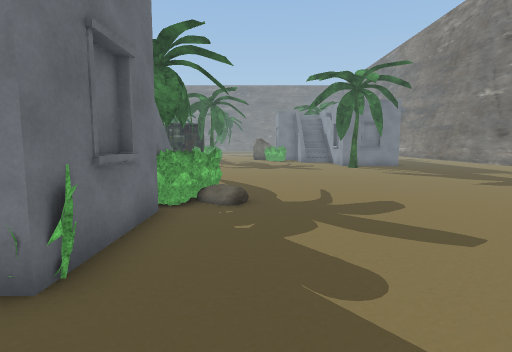
View 1 (above)

24 first-person views from a walk through a Unity game level. The camera is 1.4 m above the floor, tilts 6° down and sees 80° across. The floor is counted in squares, 1 m on a side. Each view is taken from the middle of a square. On the plan, view 1 faces up. The plan holds only what a view shows up to about 14 squares ahead; the rest is blank. The place goes on beyond the plan. Some surface patterns are stand-ins.

View 2
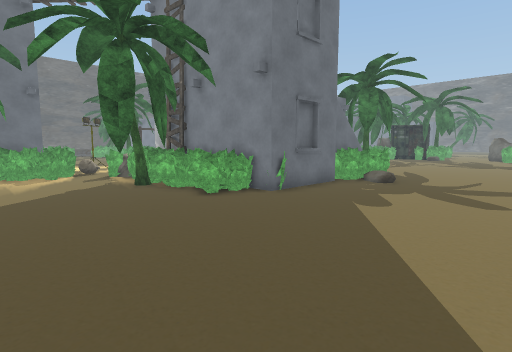

View 3
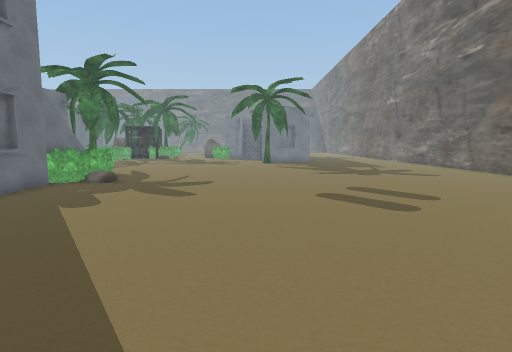

View 4
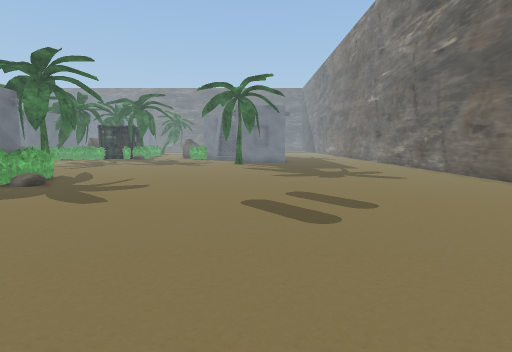

View 5
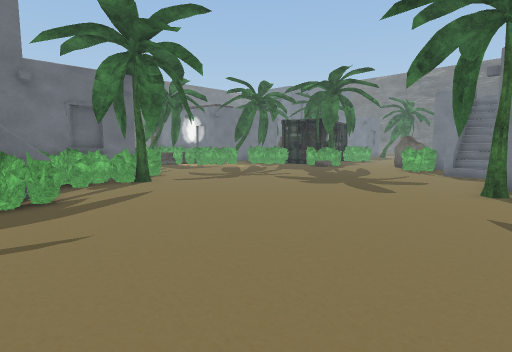

View 6
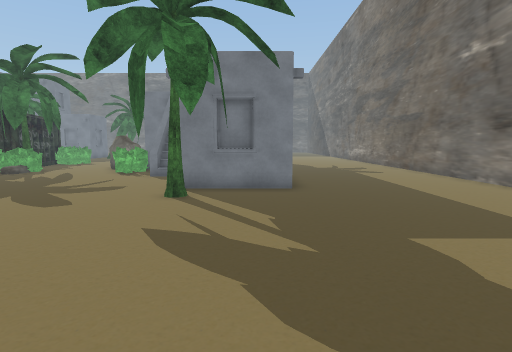

View 7
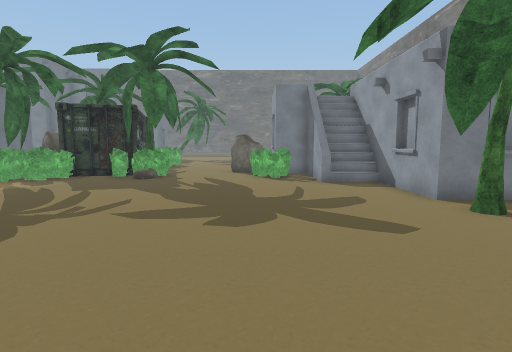

View 8
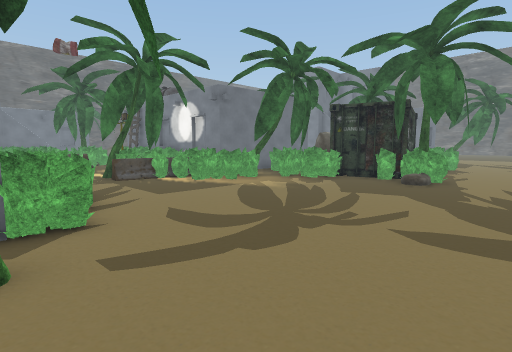

View 9
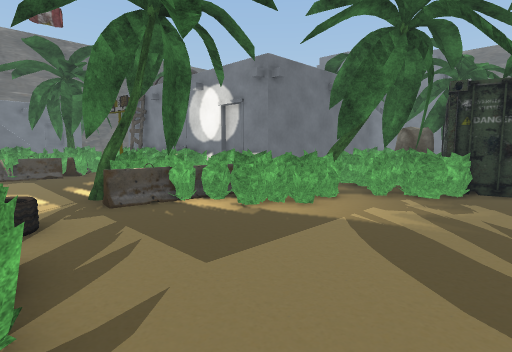

View 10
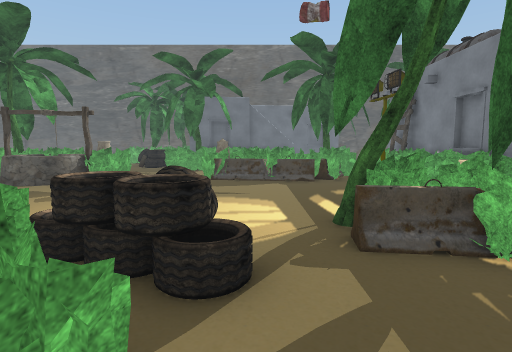

View 11
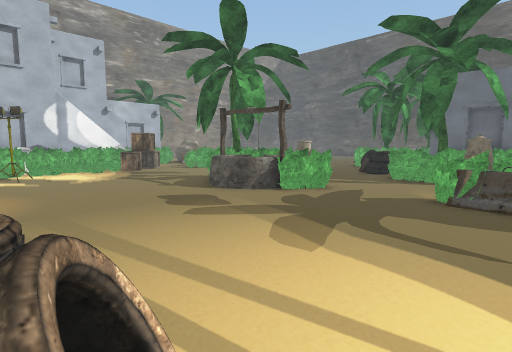

View 12
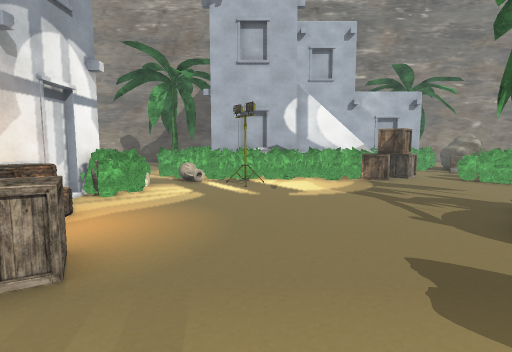

View 13
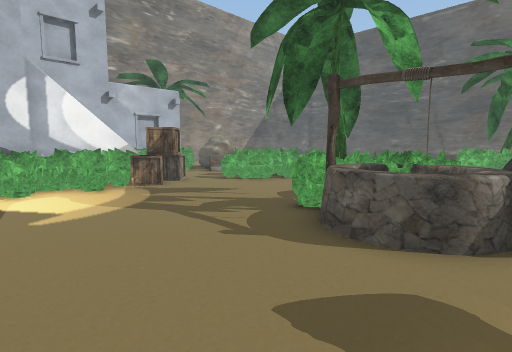

View 14
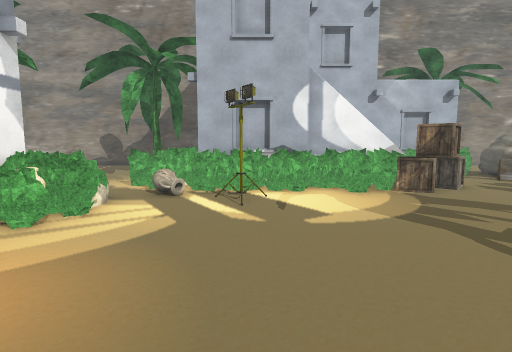

View 15
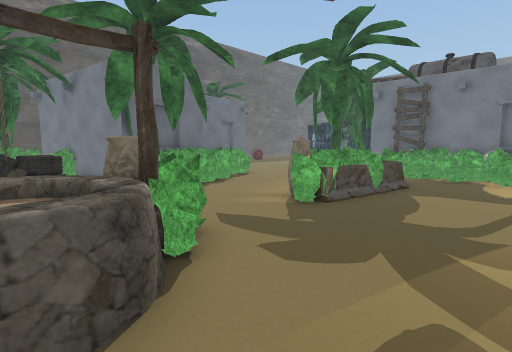

View 16
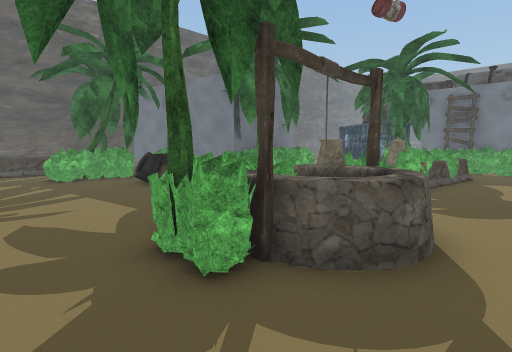

View 17
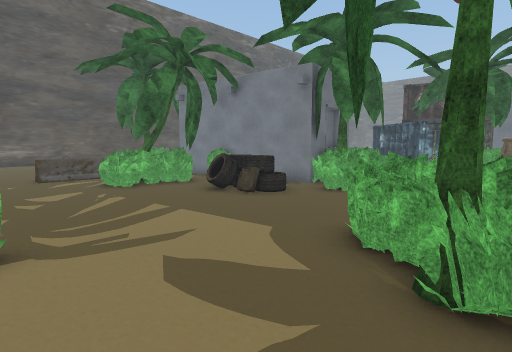

View 18
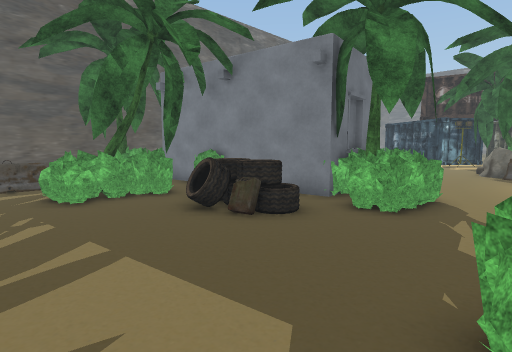

View 19
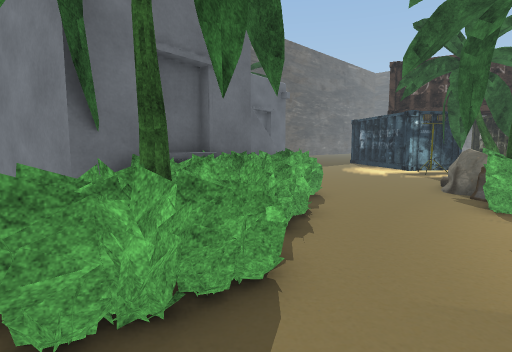

View 20
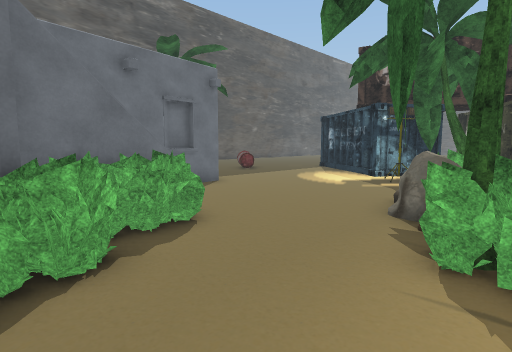

View 21
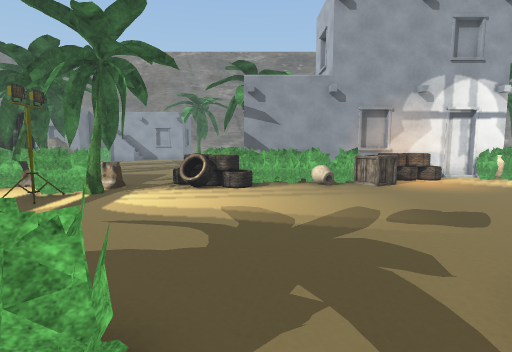

View 22
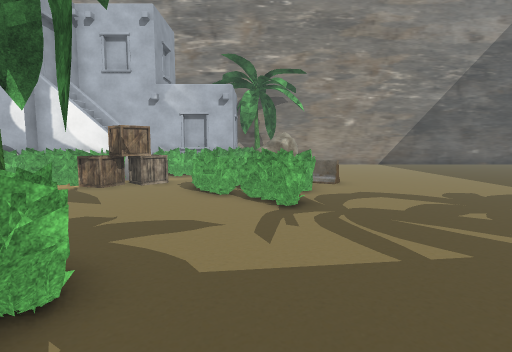

View 23
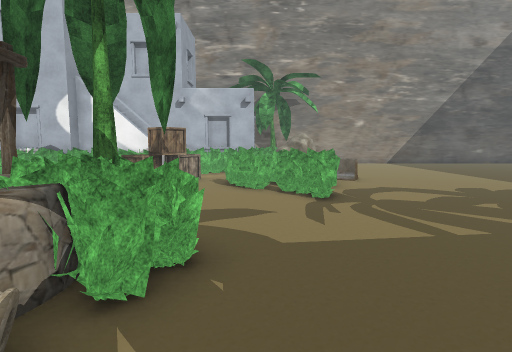

View 24
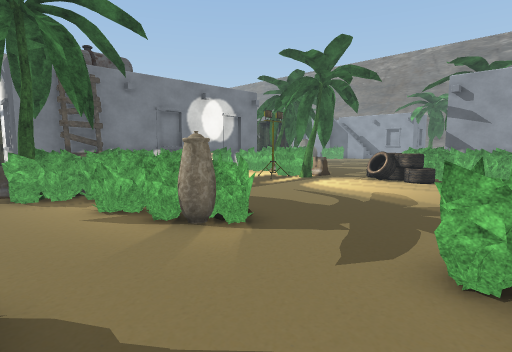

### Floor plan
Key: @ floor where view 1 was taken; # wall or solid block; . floor; / step, stairs or slope; = window, fence, low wall or low ledge; ^ raised ledge; T tree; H house; B bush; A barrier; N tank; C crate; R rock; O other object.
Columns run from 33 left of view 1 to 16 right of it. Each row starts with its distance up from view 1.
 26    .....   #         H  OO # TB...O .H H
 25   ......T  H         H BOOO#BBB...BB.H H
 24  .......TTTHNNNN     H .OBB........B.H H   ......#
 23  ........BTH NN      H TBB...........H/H   ......#
 22   H......RRHO OOOOOH O OB..............H   ......#
 21   H......RROBBBBBOO.OBOBB..............H   ......#
 20   H ...... OB....  .BABB...............HHH#......#
 19   H H.....BBBB... .BBBB..........................
 18   H HOB....BOB......BBT................T.........
 17   H   B....BBB..................................
 16       BO...BOB.................................
 15      HTOB...BB......===.B  B...................
 14       T B...#B.......=BB   B..................
 13      TTBBB............B     BT...............
 12   HH##BBBB............B     BB..............
 11 #HOB # .B....B.......=B O    B...................#
 10 O  O.=#=....BBB.......B #    BHB.................#
  9   OBT===....=^^=.....COO#  #H O B................#
  8  TBB.......BBB^^.....C.=#   H HOB................#
  7 A.BB.......BBB^........=#      B.................
  6 A..........TOBB........=#      #.................
  5 A.......................#      #................
  4 .......................B#      #...............
  3    .....BB............BB    #  B..............
  2   ......BBB............BO   O B...............
  1  ......BOOBB.......... BB OBBOB..............
  0  ......OOOBB.CCBB.BBBBB....TTT...@..........
 -1 ......AA.OB.CCOOOBO  OOB.....T.............
 -2 ....... AA...CH      OOB.................
 -3 ......  RR..BB   H#    ..............   .
 -4 ...... RRR    OH ##     T.     ..... ..

Where each view was taken, in squares from view 1:
view 1: 0 up, 0 right, facing up
view 2: 4 down, 4 right, facing up-left
view 3: 4 down, 5 right, facing up
view 4: 3 down, 7 right, facing up
view 5: 8 up, 7 right, facing up-left
view 6: 10 up, 8 right, facing up
view 7: 12 up, 1 right, facing up
view 8: 13 up, 0 right, facing up-left
view 9: 15 up, 5 left, facing up-left
view 10: 16 up, 8 left, facing left
view 11: 16 up, 12 left, facing down-left
view 12: 12 up, 14 left, facing down
view 13: 10 up, 14 left, facing down-left
view 14: 9 up, 14 left, facing down
view 15: 8 up, 16 left, facing up-left
view 16: 4 up, 17 left, facing up-left
view 17: 3 up, 20 left, facing up-left
view 18: 5 up, 22 left, facing up-left
view 19: 11 up, 22 left, facing up-left
view 20: 15 up, 22 left, facing up-left
view 21: 13 up, 22 left, facing right
view 22: 10 up, 24 left, facing down
view 23: 11 up, 23 left, facing down
view 24: 10 up, 24 left, facing up-right
